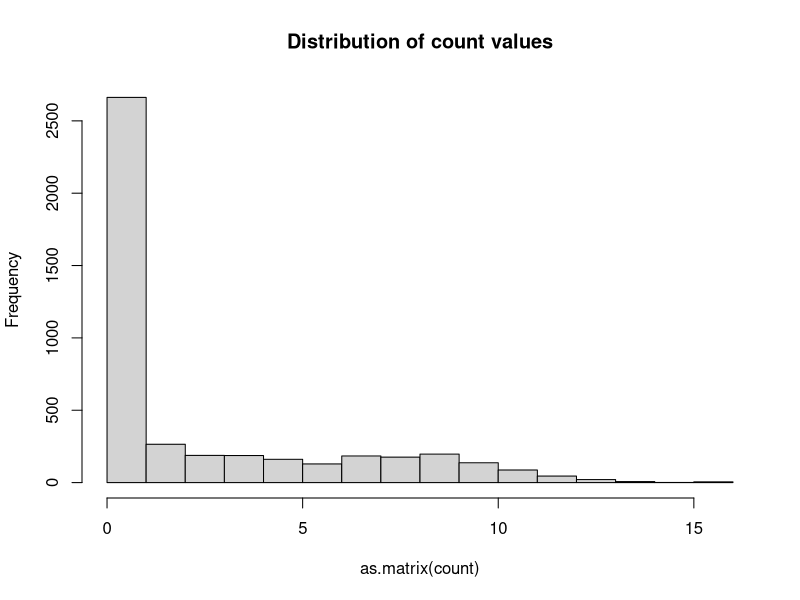
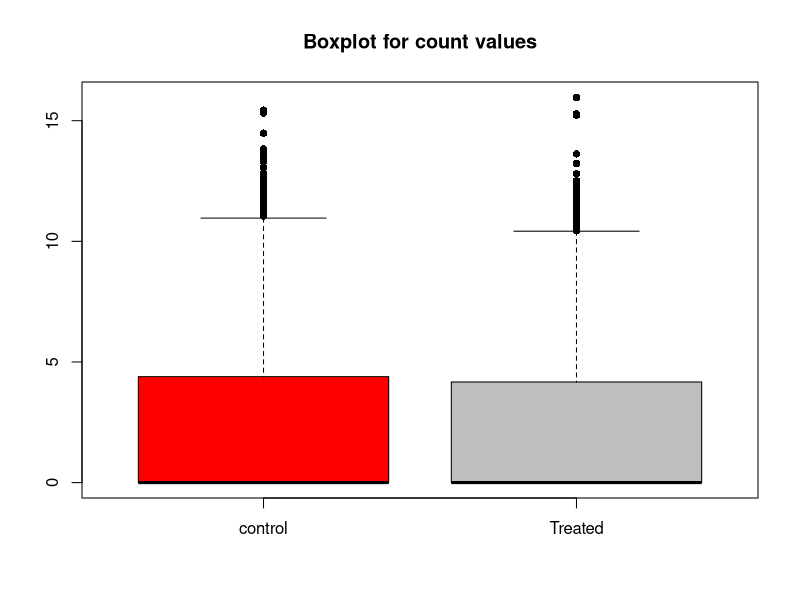
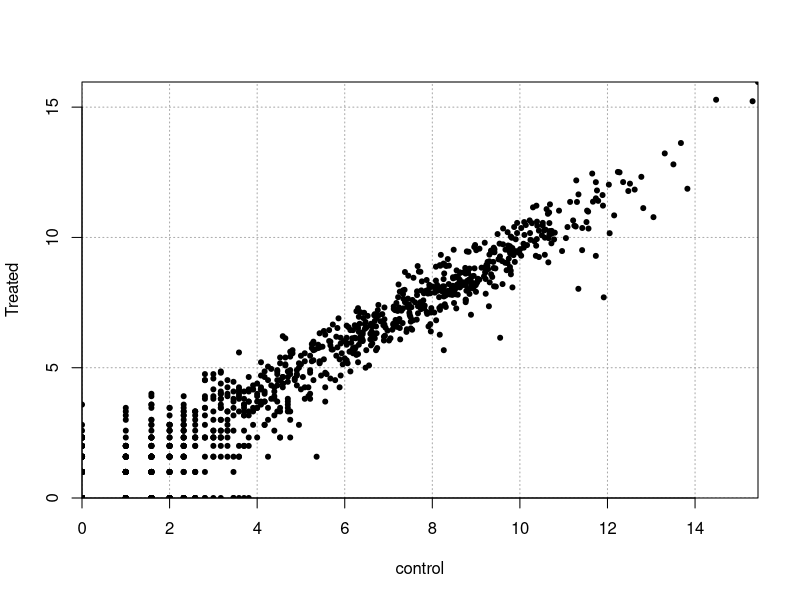

Here is the R script that generated these plots, in order:
## ---- chunk 1
## First we read gene counts
count <- read.table("raw_counts.txt" ,sep="\t", head=T,row=1)
#head(count)
#head(rownames(count))
#colnames(count)

# Change column names
colnames(count) <- c("control", "Treated")
## Values are log2 transformed 
## (a pseudo-count is added in case one of the sample is equal or close to zero)
count <- log2(count +1)

## Checking distribution of FPKM values
hist(as.matrix(count), main="Distribution of count values")
boxplot(count, col=c("red","gray"), pch=16, main="Boxplot for count values")


## Scatter plot comparing expression levels in sample 1 and 2
par(xaxs='i',yaxs='i')
plot(count, pch=20, panel.first=grid(col="darkgray"))
identify(count[,1], count[,2],lab=rownames(count))

